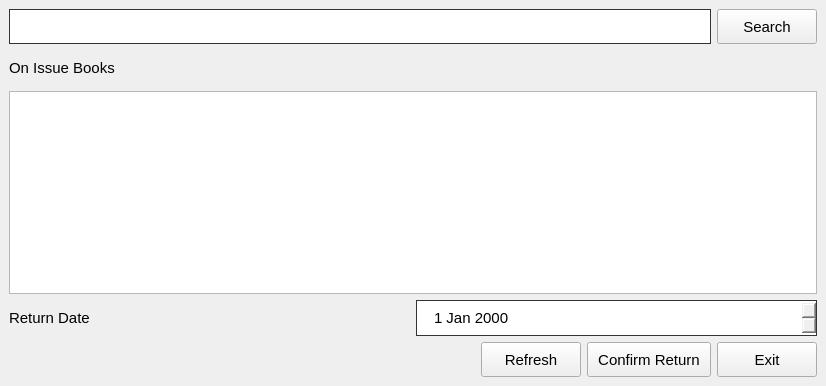
<?xml version="1.0" encoding="UTF-8"?>
<ui version="4.0">
 <class>Return</class>
 <widget class="QMainWindow" name="Return">
  <property name="geometry">
   <rect>
    <x>0</x>
    <y>0</y>
    <width>826</width>
    <height>386</height>
   </rect>
  </property>
  <property name="windowTitle">
   <string>Book Returns</string>
  </property>
  <widget class="QWidget" name="centralwidget">
   <layout class="QVBoxLayout" name="verticalLayout_3">
    <item>
     <layout class="QVBoxLayout" name="verticalLayout_2">
      <item>
       <layout class="QVBoxLayout" name="verticalLayout">
        <item>
         <layout class="QHBoxLayout" name="horizontalLayout">
          <item>
           <widget class="QLineEdit" name="bookSearch">
            <property name="minimumSize">
             <size>
              <width>0</width>
              <height>35</height>
             </size>
            </property>
            <property name="styleSheet">
             <string notr="true">outline:none;
border:0.5px solid #333;
padding:7px 15px;
font-size:15px;</string>
            </property>
           </widget>
          </item>
          <item>
           <widget class="QPushButton" name="searchBtn">
            <property name="minimumSize">
             <size>
              <width>100</width>
              <height>35</height>
             </size>
            </property>
            <property name="styleSheet">
             <string notr="true">padding:0 10px;
font-size:15px;</string>
            </property>
            <property name="text">
             <string>Search</string>
            </property>
           </widget>
          </item>
         </layout>
        </item>
        <item>
         <widget class="QLabel" name="label">
          <property name="minimumSize">
           <size>
            <width>0</width>
            <height>35</height>
           </size>
          </property>
          <property name="styleSheet">
           <string notr="true">font-size:15px;</string>
          </property>
          <property name="text">
           <string>On Issue Books</string>
          </property>
          <property name="buddy">
           <cstring>tableView</cstring>
          </property>
         </widget>
        </item>
        <item>
         <widget class="QTableView" name="tableView">
          <property name="minimumSize">
           <size>
            <width>800</width>
            <height>0</height>
           </size>
          </property>
         </widget>
        </item>
       </layout>
      </item>
      <item>
       <layout class="QHBoxLayout" name="horizontalLayout_3">
        <item>
         <widget class="QLabel" name="label_2">
          <property name="minimumSize">
           <size>
            <width>0</width>
            <height>35</height>
           </size>
          </property>
          <property name="styleSheet">
           <string notr="true">font-size:15px;</string>
          </property>
          <property name="text">
           <string>Return Date</string>
          </property>
          <property name="buddy">
           <cstring>returnDate</cstring>
          </property>
         </widget>
        </item>
        <item>
         <widget class="QDateEdit" name="returnDate">
          <property name="minimumSize">
           <size>
            <width>0</width>
            <height>35</height>
           </size>
          </property>
          <property name="styleSheet">
           <string notr="true">outline:none;
border:0.5px solid #333;
padding:7px 15px;
font-size:15px;</string>
          </property>
         </widget>
        </item>
       </layout>
      </item>
      <item>
       <layout class="QHBoxLayout" name="horizontalLayout_2">
        <item>
         <spacer name="horizontalSpacer">
          <property name="orientation">
           <enum>Qt::Horizontal</enum>
          </property>
          <property name="sizeHint" stdset="0">
           <size>
            <width>40</width>
            <height>20</height>
           </size>
          </property>
         </spacer>
        </item>
        <item>
         <widget class="QPushButton" name="refresh">
          <property name="minimumSize">
           <size>
            <width>100</width>
            <height>35</height>
           </size>
          </property>
          <property name="styleSheet">
           <string notr="true">padding:0 10px;
font-size:15px;</string>
          </property>
          <property name="text">
           <string>Refresh</string>
          </property>
         </widget>
        </item>
        <item>
         <widget class="QPushButton" name="confirmBtn">
          <property name="minimumSize">
           <size>
            <width>0</width>
            <height>35</height>
           </size>
          </property>
          <property name="styleSheet">
           <string notr="true">padding:0 10px;
font-size:15px;</string>
          </property>
          <property name="text">
           <string>Confirm Return</string>
          </property>
         </widget>
        </item>
        <item>
         <widget class="QPushButton" name="exitBtn">
          <property name="minimumSize">
           <size>
            <width>100</width>
            <height>35</height>
           </size>
          </property>
          <property name="styleSheet">
           <string notr="true">padding:0 10px;
font-size:15px;</string>
          </property>
          <property name="text">
           <string>Exit</string>
          </property>
         </widget>
        </item>
       </layout>
      </item>
     </layout>
    </item>
   </layout>
  </widget>
 </widget>
 <resources/>
 <connections/>
</ui>
